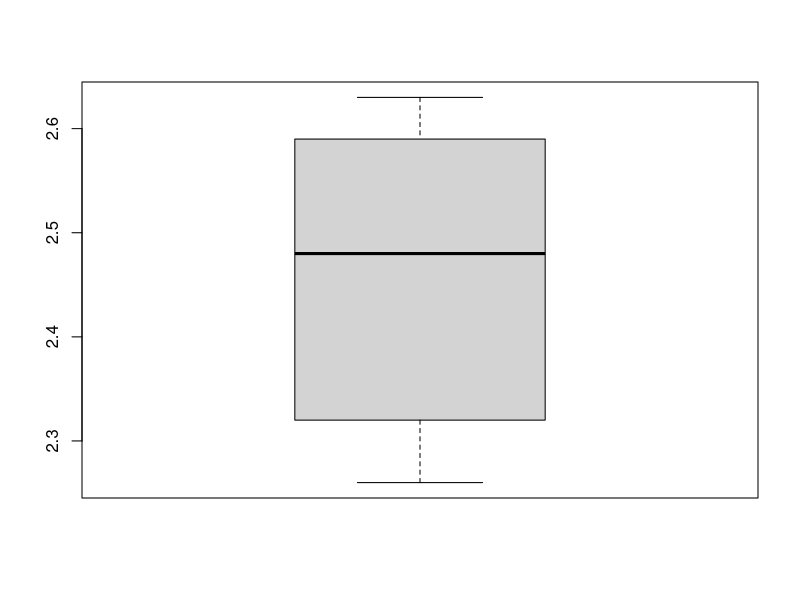
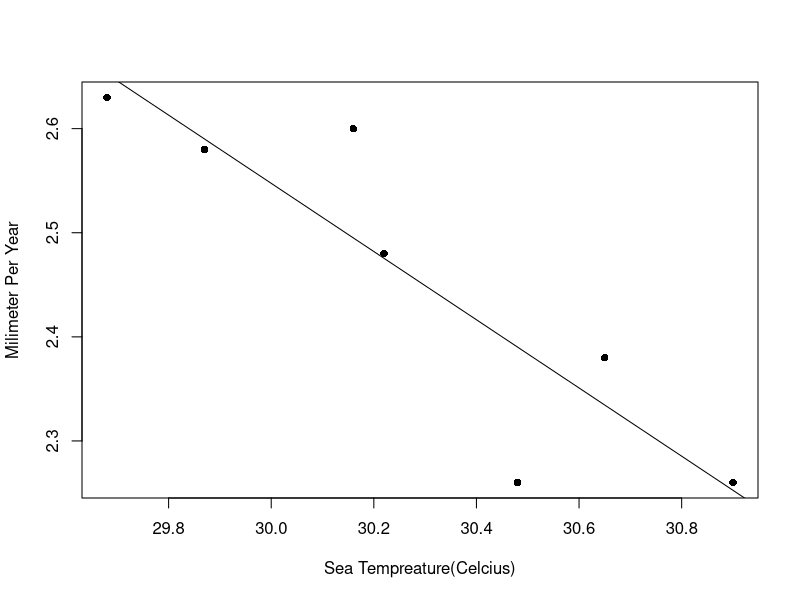

Reproduce these figures in R, in order. (Note: this script raises an error after producing the figures.)
growth=c(2.63,2.58,2.60,2.48,2.26,2.38,2.26);
seatemp=c(29.68,29.87,30.16,30.22,30.48,30.65,30.90);
boxplot(growth)
plot(seatemp,growth,xlab="Sea Tempreature(Celcius)",ylab="Milimeter Per Year",pch=16);
cor.test(seatemp,growth)
cor(seatemp,growth,method="pearson")
abline(lm(growth~seatemp))

data("cats")
ratone< data("cats")
bwt=cats[,2]
hwt<-cats[,3]
plot(x=bwt,y=hwt,col="blue", main = "Cats Weight Vs Heart Rate",xlab = "Cats Body Weight",ylab = "Cats Height",pch=16,cex=1.3)
lm(hwt~bwt,data=cats)

cor.test(bwt,hwt);
par(mfrow=c(2,2))
plot(lm(bwt~hwt,data=cats))

lm.out=lm(bwt~hwt,data=cats)
par(mfrow=c(1,1))
plot(cooks.distance(lm.out))

x0=data.frame(bwt=c(2.52))
predict.lm(lm.out,x0,interval = "prediction",cof.level=0.95)

datasets::iris
iran<-datasets::iris
sepal<-iran[,2]
sepalw<-iran[,3]
petal<-iran[,4]
petaw<-iran[,5]

